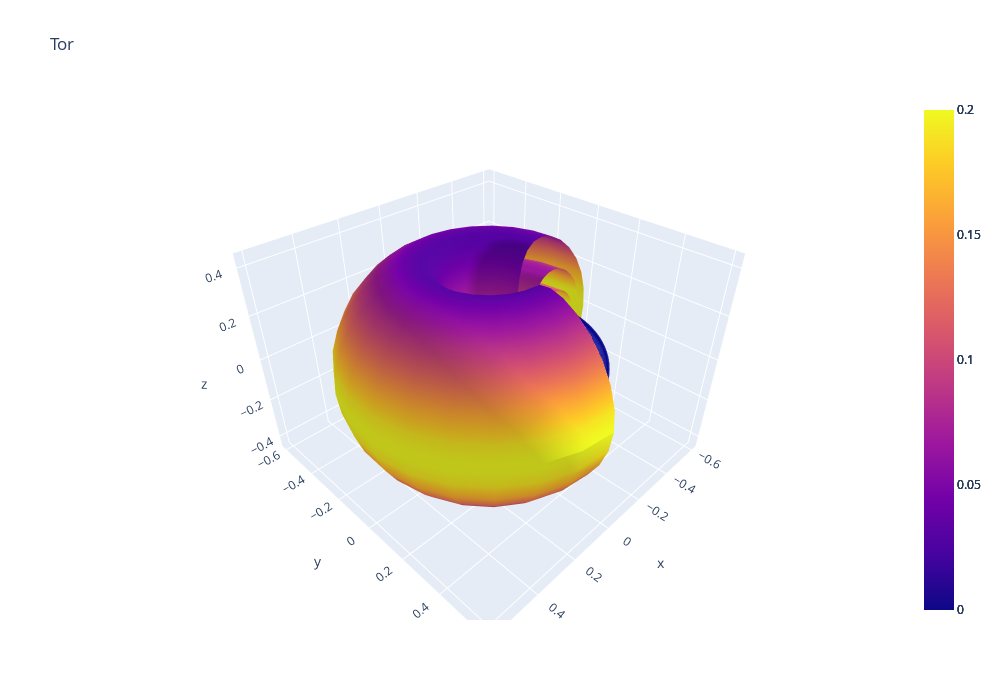

Notebook code for this chart:
### Code cell
tor1 = create_tor_mesh(r= 1.0, cmin= 0, cmax= 0.2)
tor2 = create_tor_mesh(r= 0.75, cmin= 0, cmax= 0.2)
tor3 = create_tor_mesh(r= 0.5, cmin= 0, cmax= 0.2)
tor4 = create_tor_mesh(r= 0.25, cmin= 0, cmax= 0.2)
tor5 = create_tor_mesh(r= 0.05, cmin= 0, cmax= 0.2)
#line1 = create_test_line(1.0)
#line1 = create_mag_line(.5, 10)
line2 = create_mag_line(0.25, 1*248) 

fig = go.Figure(data=[line2, tor1, tor2, tor3, tor4, tor5])

fig.update_layout( title_text="Tor",
      autosize=False,
      width=1000,
      height=700,
  
)
fig.show()

### Figure 1 — Plotly figure (JSON) as saved in the notebook; plotly's stock layout.template omitted (floating-point values rounded to 4 significant figures; data arrays with more than 128 entries replaced by an {"elided": "..."} marker saying what was removed)
{"data": [{"line": {"color": "darkblue", "width": 5}, "mode": "lines", "opacity": 0.2, "type": "scatter3d", "x": {"elided": "12400 float values"}, "y": {"elided": "12400 float values"}, "z": {"elided": "12400 float values"}}, {"alphahull": 1, "cmax": 0.2, "cmin": 0, "flatshading": false, "i": {"elided": "1102 int values"}, "intensity": {"elided": "600 float values"}, "intensitymode": "vertex", "j": {"elided": "1102 int values"}, "k": {"elided": "1102 int values"}, "opacity": 1, "type": "mesh3d", "x": {"elided": "600 float values"}, "y": {"elided": "600 float values"}, "z": {"elided": "600 float values"}}, {"alphahull": 1, "cmax": 0.2, "cmin": 0, "flatshading": false, "i": {"elided": "1102 int values"}, "intensity": {"elided": "600 float values"}, "intensitymode": "vertex", "j": {"elided": "1102 int values"}, "k": {"elided": "1102 int values"}, "opacity": 1, "type": "mesh3d", "x": {"elided": "600 float values"}, "y": {"elided": "600 float values"}, "z": {"elided": "600 float values"}}, {"alphahull": 1, "cmax": 0.2, "cmin": 0, "flatshading": false, "i": {"elided": "1102 int values"}, "intensity": {"elided": "600 float values"}, "intensitymode": "vertex", "j": {"elided": "1102 int values"}, "k": {"elided": "1102 int values"}, "opacity": 1, "type": "mesh3d", "x": {"elided": "600 float values"}, "y": {"elided": "600 float values"}, "z": {"elided": "600 float values"}}, {"alphahull": 1, "cmax": 0.2, "cmin": 0, "flatshading": false, "i": {"elided": "1102 int values"}, "intensity": {"elided": "600 float values"}, "intensitymode": "vertex", "j": {"elided": "1102 int values"}, "k": {"elided": "1102 int values"}, "opacity": 1, "type": "mesh3d", "x": {"elided": "600 float values"}, "y": {"elided": "600 float values"}, "z": {"elided": "600 float values"}}, {"alphahull": 1, "cmax": 0.2, "cmin": 0, "flatshading": false, "i": {"elided": "1102 int values"}, "intensity": {"elided": "600 float values"}, "intensitymode": "vertex", "j": {"elided": "1102 int values"}, "k": {"elided": "1102 int values"}, "opacity": 1, "type": "mesh3d", "x": {"elided": "600 float values"}, "y": {"elided": "600 float values"}, "z": {"elided": "600 float values"}}], "layout": {"autosize": false, "height": 700, "title": {"text": "Tor"}, "width": 1000}}
